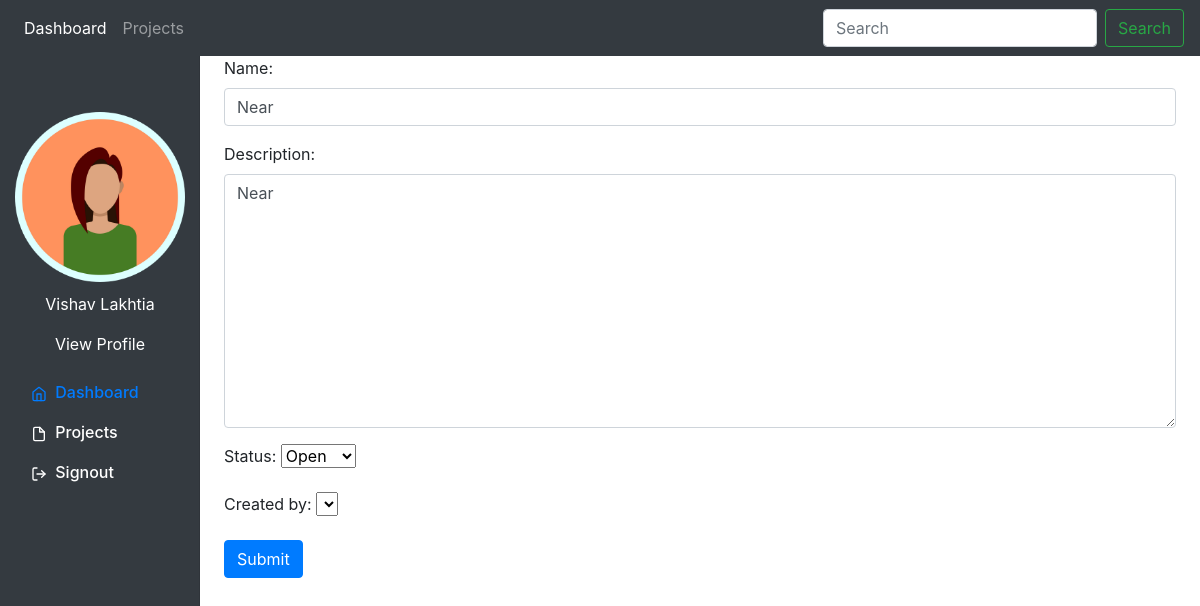
/project/update/5, run on the app's committed database.
### System/models.py (models this page shows, shortened)
class Project(models.Model):
    PROJECT_STATUS = (
        ("Open", "Open"),
        ("Closed", "Closed")
    )
    name = models.CharField(max_length=50)
    description = models.TextField(max_length=1000)
    date_created = models.DateField(auto_now=True)
    last_updated = models.DateField(auto_now=True)
    status = models.CharField(max_length=200, choices=PROJECT_STATUS, default="Open", null=True)
    created_by = models.ForeignKey(User, on_delete=models.CASCADE, related_name='user_projects')

### System/views.py (the view, shortened to what this page needs)
# urls.py: path('project/update/<int:pk>', views.update_project_view, name="updateProject"),
def update_project_view(request, pk):
    project = Project.objects.get(id=pk)
    form = CreateProject(request.user, instance=project)
    return render(request, "update_project.html",{
        'form': form
    })

### System/forms.py
class CreateProject(ModelForm):
    def __init__(self, user, *args, **kwargs):
        super(CreateProject, self).__init__(*args, **kwargs)
        try:
            q = User.objects.filter(username=user)
            self.fields['created_by'] = ModelChoiceField(queryset=q, initial=q)
        except:
            pass
    name = forms.CharField(widget=forms.TextInput(attrs={
        'class': 'form-control',
    }))
    description = forms.CharField(widget=forms.Textarea(attrs={
        'class': 'form-control',
        'style': 'margin-bottom: 10px'
    }))
    created_by = forms.CharField(widget=forms.Select(attrs={
        'class': 'form-control',
    }))
    class Meta:
        model = Project
        fields = ["name", "description", "status", "created_by"]

### System/templates/update_project.html (shortened to what this page needs)
{% extends 'base.html' %}
{% block content %}
    <form method="POST" action="">
        {{ form.as_p }}
        <input class="btn btn-primary" type="submit" name="Update Information">
    </form>
{% endblock %}

### System/static/css/style.css (style rules this page uses)
body { background-color: #ebeff5; }
body { font-size: .875rem; }

### data on the page
Project: name "Near", description "Near", status "Open"
